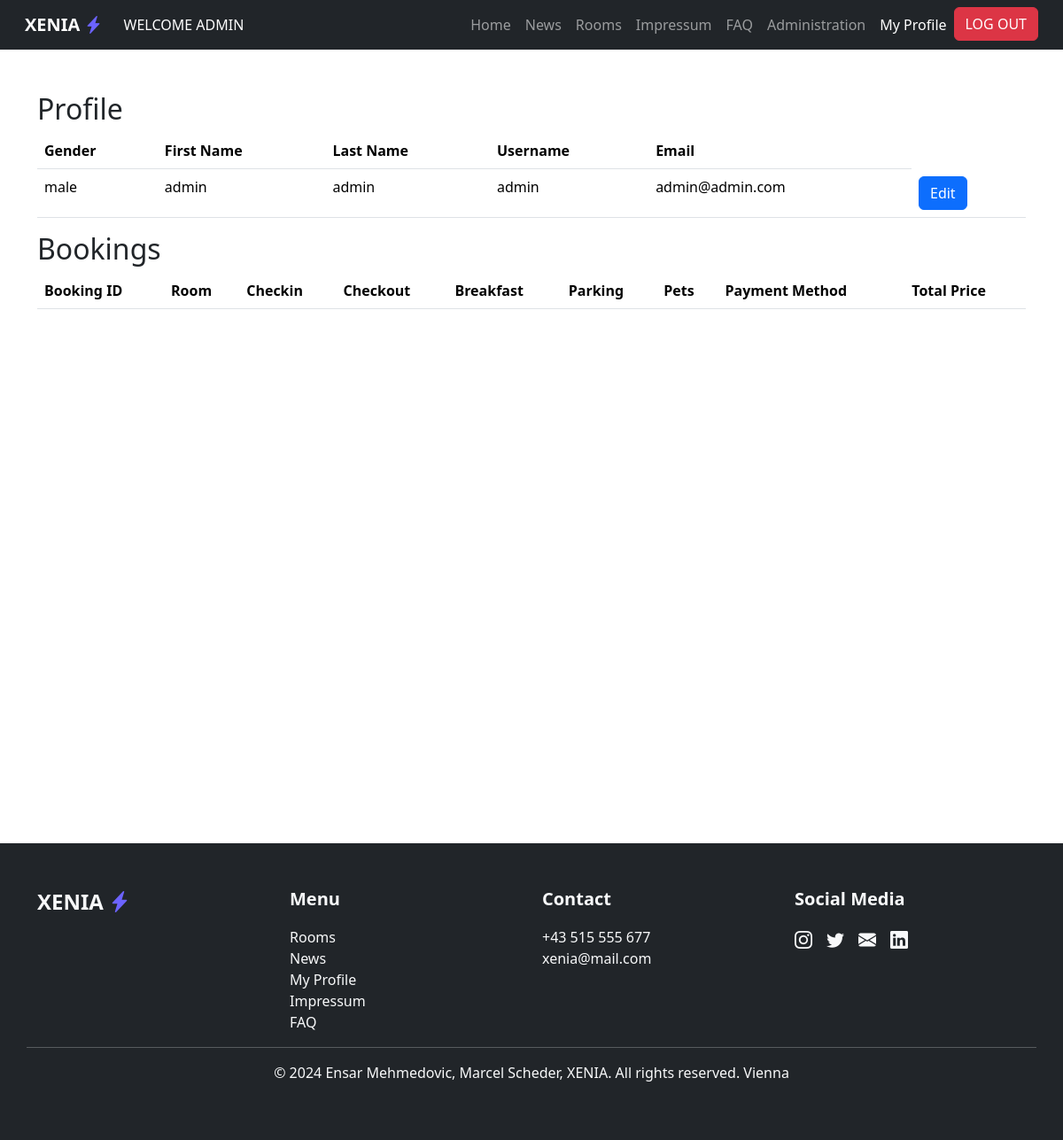
/Hotel-Website/index.php?page=profile (signed in), run on the app's committed database.
### tables this page shows
CREATE TABLE `users` (
  `user_id` int(11) NOT NULL,
  `gender` varchar(10) NOT NULL,
  `firstName` varchar(50) NOT NULL,
  `lastName` varchar(50) NOT NULL,
  `username` varchar(25) NOT NULL,
  `is_admin` tinyint(4) NOT NULL DEFAULT 0,
  `active` int(11) NOT NULL DEFAULT 0,
  `email` varchar(100) NOT NULL,
  `pwd` varchar(255) NOT NULL,
  `created_at` datetime NOT NULL DEFAULT current_timestamp()
);

### Hotel-Website/includes/content/myprofile.php (the view, shortened to what this page needs)
<?php
    require_once 'config/dbaccess.php';
    $connection = new mysqli($host, $dbusername, $dbpassword, $dbname);
    $user_id = $_SESSION['user_id'];
    $query = "SELECT user_id, gender, firstName, lastName, username, email FROM users WHERE user_id = ?";
    $stmt = $connection->prepare($query);
    $stmt->bind_param("i", $user_id);
    $stmt->execute();
    $result = $stmt->get_result()->fetch_assoc();
?>
<section class="container my-5 vh-100">
    <div class="table-responsive">
        <h2>Profile</h2>
        <table class="table">
            <thead>
                <tr>
                    <th>Gender</th>
                    <th>First Name</th>
                    <th>Last Name</th>
                    <th>Username</th>
                    <th>Email</th>
                </tr>
            </thead>
            <tbody>
                <tr>
                    <td><?php echo htmlspecialchars($result['gender']); ?></td>
                    <td><?php echo htmlspecialchars($result['firstName']); ?></td>
                    <td><?php echo htmlspecialchars($result['lastName']); ?></td>
                    <td><?php echo htmlspecialchars($result['username']); ?></td>
                    <td><?php echo htmlspecialchars($result['email']); ?></td>
                    <td>
                        <a href="includes/content/editUser.php?user_id=<?php echo $result['user_id']; ?>" class="btn btn-primary">Edit</a>
                    </td>
                </tr>
            </tbody>
        </table>
    </div>
    <div class="table-responsive">
        <h2>Bookings</h2>
        <table class="table">
            <thead>
                <tr>
                    <th scope="col">Booking ID</th>
                    <th scope="col">Room</th>
                    <th scope="col">Checkin</th>
                    <th scope="col">Checkout</th>
                    <th scope="col">Breakfast</th>
                    <th scope="col">Parking</th>
                    <th scope="col">Pets</th>
                    <th scope="col">Payment Method</th>
                    <th scope="col">Total Price</th>
                </tr>
            </thead>
        </table>
    </div>
</section>

### Hotel-Website/includes/components/navbar.php (shortened to what this page needs)
<?php
if (!empty($_SESSION['loggedin']) && $_SESSION['loggedin'] === true) {
    try {
        $connection = new mysqli($host, $dbusername, $dbpassword, $dbname);
        $id = (int)$_SESSION['user_id'];
        $stmt = $connection->prepare("SELECT username FROM users WHERE user_id = ?");
        $stmt->bind_param("i", $id);
        $stmt->execute();
        $result = $stmt->get_result();
        if ($row = $result->fetch_assoc()) {
            $username = htmlspecialchars($row["username"]);
        } else {
            $username = "Guest";
        }
    } catch (Exception $e) {
        error_log($e->getMessage());
        $username = "Guest";
    }
}
?>
<nav class="navbar navbar-expand-lg bg-dark navbar-dark">
    <div class="container-fluid">
        <a class="navbar-brand fw-bold ms-3" href="/Hotel-Website/index.php?page=home">XENIA <i class="bi bi-lightning-charge-fill" style="color: #6C63FF"></i></a>
        <div class="collapse navbar-collapse" id="navbarNav">
            <div class="navbar-nav">
                <?php if(isset($_SESSION["loggedin"])){?>
                    <a class="nav-link text-white text-uppercase" style="text-decoration:none;"> Welcome <?php echo $username?></a>
                <?php }?>
            </div>
            <div class="navbar-nav ms-auto">
                <a class="nav-link <?= ($_GET["page"] ?? "home") === "home" ? "active" : ""?>"  href="/Hotel-Website/index.php?page=home">Home</a>
                <a class="nav-link <?= ($_GET["page"] ?? "news") === "news" ? "active" : ""?>"  href="/Hotel-Website/index.php?page=news">News</a>
                <a class="nav-link  <?= ($_GET["page"] ?? "rooms") === "rooms" ? "active" : ""?>" href="/Hotel-Website/index.php?page=rooms">Rooms</a>
                <a class="nav-link  <?= ($_GET["page"] ?? "impressum") === "impressum" ? "active" : ""?>"  href="/Hotel-Website/index.php?page=impressum" class="text-decoration-none text-light">Impressum</a>
                <a class="nav-link  <?= ($_GET["page"] ?? "faq") === "faq" ? "active" : ""?>"  href="/Hotel-Website/index.php?page=faq" class="text-decoration-none text-light">FAQ</a>
                <?php if (isset($_SESSION["is_admin"]) && $_SESSION["is_admin"] === 1) {?>
                <a class="nav-link <?= ($_GET["page"] ?? "administration") === "administration" ? "active" : ""?>" href="/Hotel-Website/index.php?page=administration">Administration</a>
                <?php }?>
                <?php if(isset($_SESSION["loggedin"])) {?>
                    <a class="nav-link <?= ($_GET["page"] ?? "profile") === "profile" ? "active" : ""?>" href="/Hotel-Website/index.php?page=profile">My Profile</a>
                    <form action="/Hotel-Website/includes/content/login/logout.inc.php" method="post" class="d-inline">
                        <button type="submit" class="btn btn-danger me-3">LOG OUT</button>
                    </form>
                <?php } else { ?>
                    <form action="/Hotel-Website/index.php?page=login" method="post" class="d-inline">
                        <button type="submit" class="btn btn-danger me-3">LOGIN</button>
                    </form>
                <?php }?>
            </div>
        </div>
    </div>
</nav>

### data on the page
users: username "ADMIN", gender "male", firstName "admin", lastName "admin", username "admin", email "admin@admin.com"
